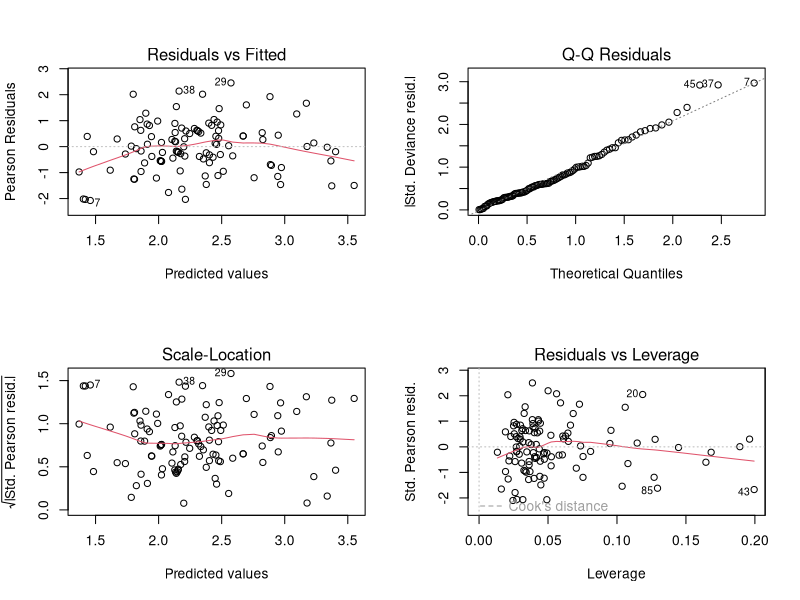
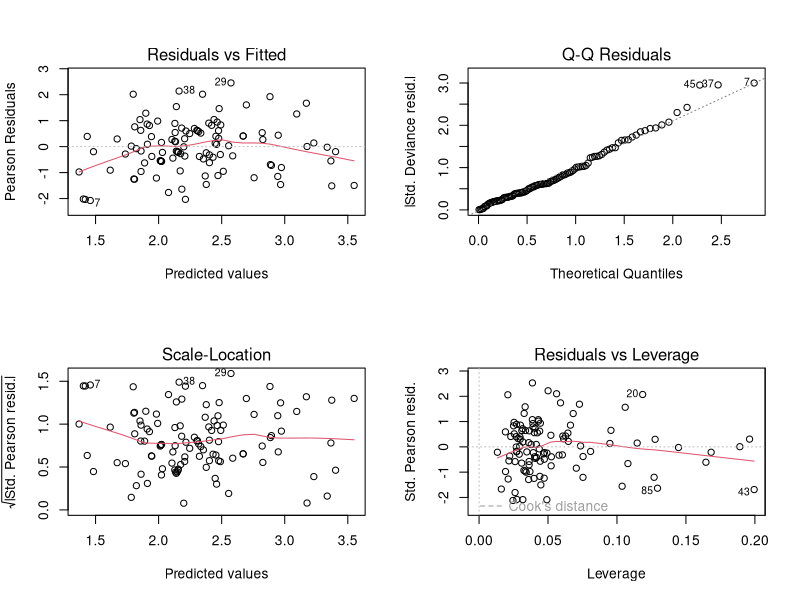
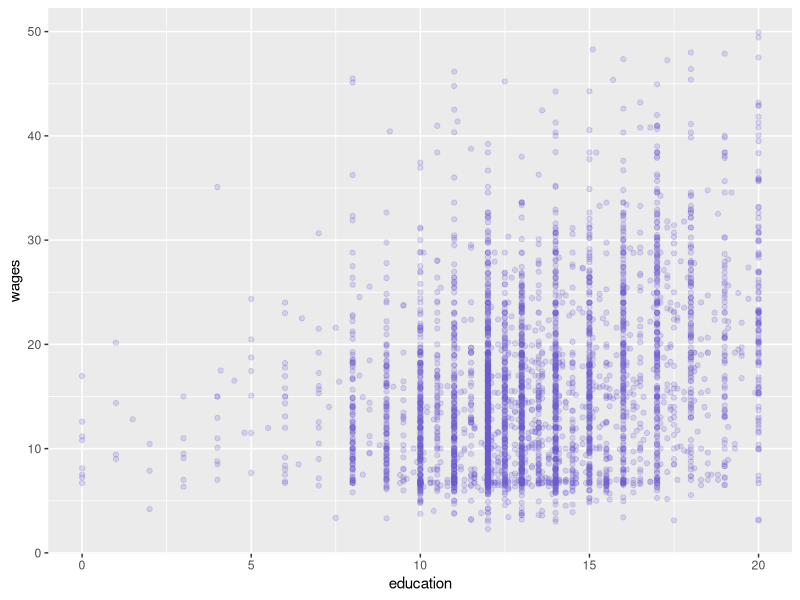
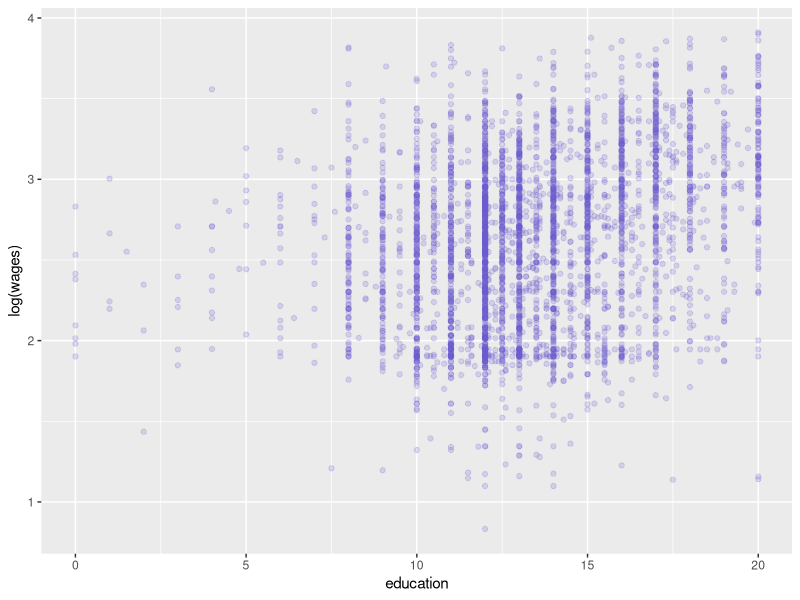
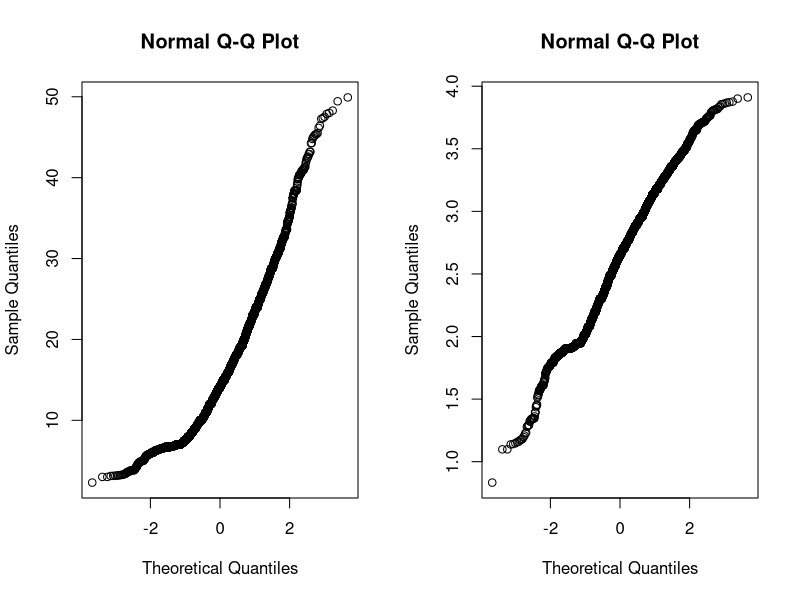
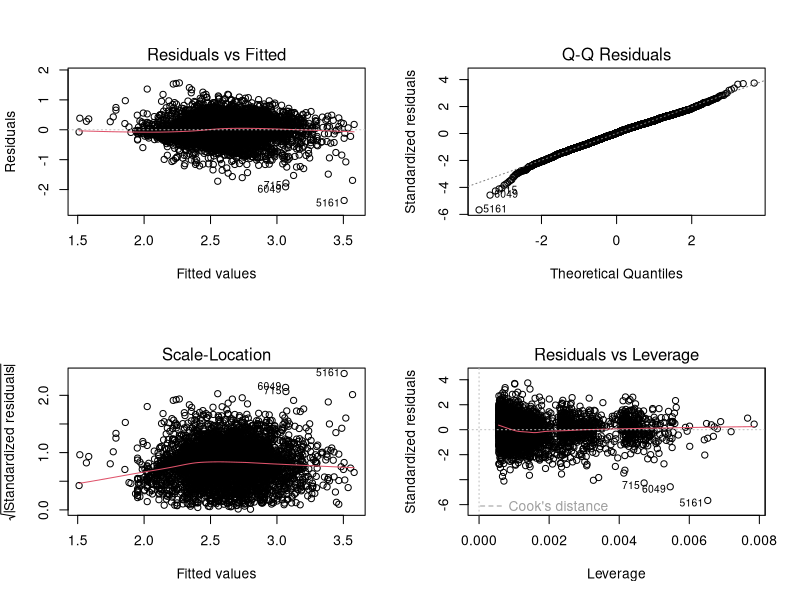

The R script that drew these images, in order:
## ---- chunk 1
library(readr)
library(ggplot2)
library(dplyr)
library(car)
## ---- chunk 2
df = read.table("Data/doityourself.txt", header=TRUE)
glm_data = glm(y ~ x1 + x2 + x3 + x4 + x5, data=df, family = poisson)
summary(glm_data)
par(mfrow=c(2,2))
plot(glm_data)
## ---- chunk 3
glm_ql = glm(y ~ x1 + x2 + x3 + x4 + x5, data=df, family = quasipoisson)
summary(glm_ql)
par(mfrow=c(2,2))
plot(glm_ql)
## ---- chunk 4
cr = read.table("Data/buyacar.txt", header=TRUE)
cr_m1 = glm(y ~ x1 + x2, data=cr, family=binomial(link = logit))
cr_m2 = glm(y ~ x1 + x2, data=cr, family=binomial(link = probit))
cr_m3 = glm(y ~ x1 + x2, data=cr, family=binomial(link = cloglog))

summary(cr_m1)
summary(cr_m2)
summary(cr_m3)

predict(cr_m1, newdata = data.frame(x1 = 55, x2 = 4))
predict(cr_m1, newdata = data.frame(x1 = 55, x2 = 4), type = "response")
predict(cr_m2, newdata = data.frame(x1 = 55, x2 = 4))
predict(cr_m2, newdata = data.frame(x1 = 55, x2 = 4), type = "response")
predict(cr_m3, newdata = data.frame(x1 = 55, x2 = 4))
predict(cr_m3, newdata = data.frame(x1 = 55, x2 = 4), type = "response")
## ---- chunk 5
mq = read.table("Data/mesquite.txt", header = TRUE)
names(mq) = c("x1", "x2", "x3", "x4", "y")

mq_m1 = lm(log(y) ~ log(x1) + log(x2) + log(x3) + log(x4), data=mq)

drop1(mq_m1, ~., test = "F")
summary(mq_m1)

mq_m2 = lm(log(y) ~ log(x1) + log(x2), data=mq)
drop1(mq_m2, ~., test = "F")
summary(mq_m2)
## ---- chunk 6
sl = SLID
ggplot(sl, aes(x=education, y=wages)) + geom_point(alpha=0.2, color="slateblue")
ggplot(sl, aes(x=education, y=log(wages))) + geom_point(alpha=0.2, color="slateblue")
par(mfrow=c(1,2))
qqnorm(sl$wages)
qqnorm(log(sl$wages))
## ---- chunk 7
sl_m1 = lm( log(wages) ~ education + age + sex + language, data=sl )
summary(sl_m1)
par(mfrow=c(2,2))
plot(sl_m1)
